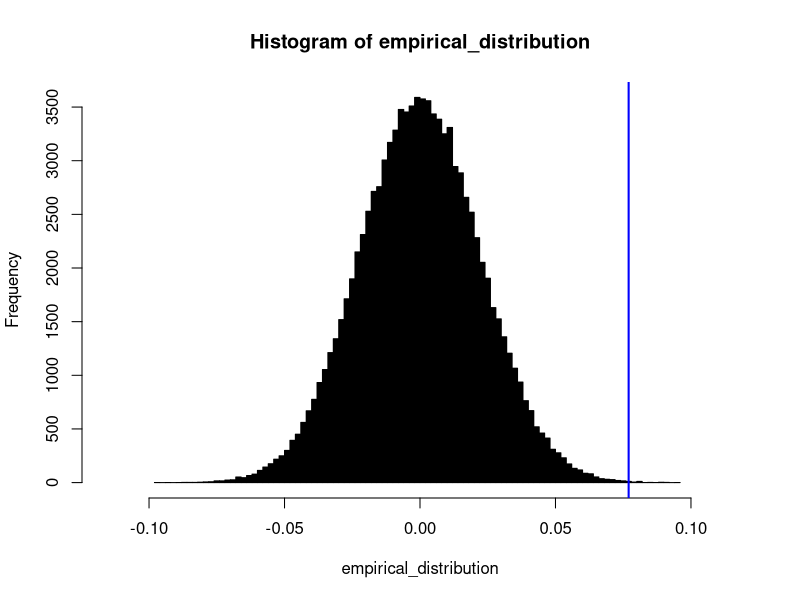

Recreate this plot in R.

library(tidyverse)

# Create sample with real .10 difference
treatment = rbinom(1000, 1, .53)
control = rbinom(1000, 1, .5)

mean(treatment) - mean(control)

# T-test (Not supposed to use because this is binomial data but works pretty much fine)
t.test(treatment, control)

# Chi-square 2 proportion test (use for binomial data)
prop.test(c(sum(treatment), sum(control)), c(1000, 1000), correct = TRUE)

# Permutation test (makes no assumptions about type of data or distributions)
num_iterations = 100000
empirical_distribution = NULL

for (i in 1:num_iterations) {
  all_data = sample(c(treatment, control))
  empirical_distribution = append(empirical_distribution, mean(all_data[1:1000]) - mean(all_data[1001:2000]))
}

# Plot it
hist(empirical_distribution, col = "black", breaks = 100, xlim = c(-(mean(treatment - control)) * 1.5, mean(treatment - control) * 1.5))
abline(v = mean(treatment - control), col = "blue", lwd = 2)

# Get p value
sum(abs(empirical_distribution) > abs(mean(treatment - control))) / num_iterations



